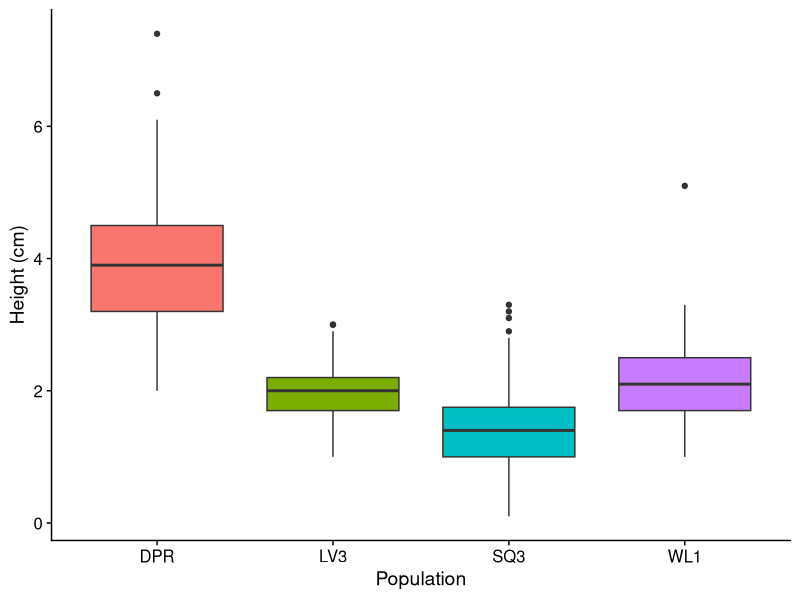
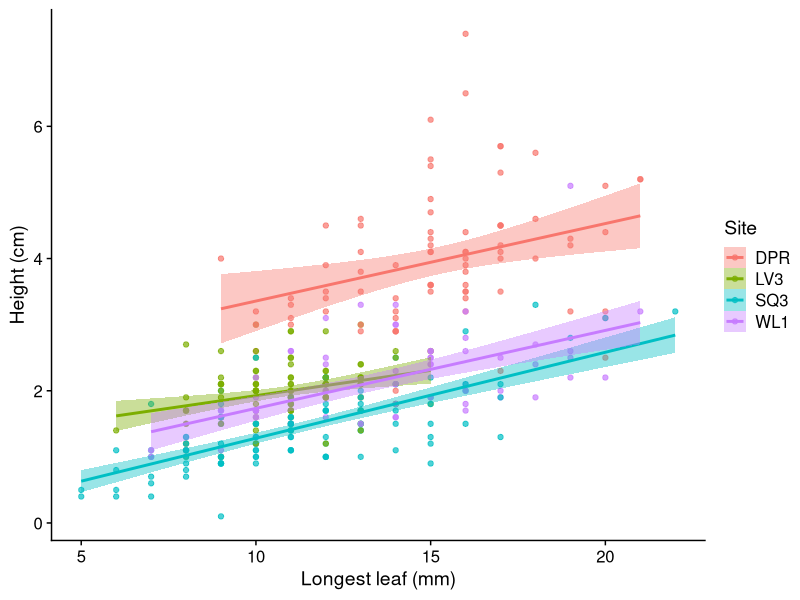
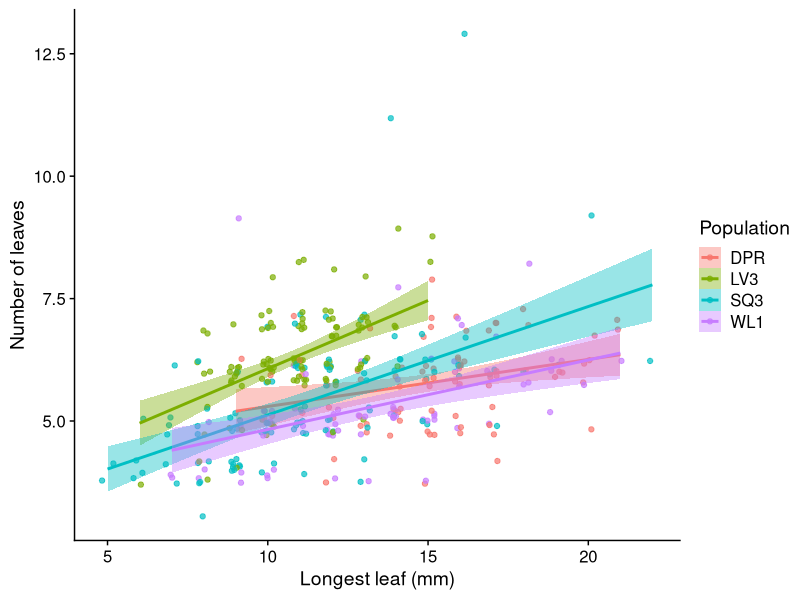
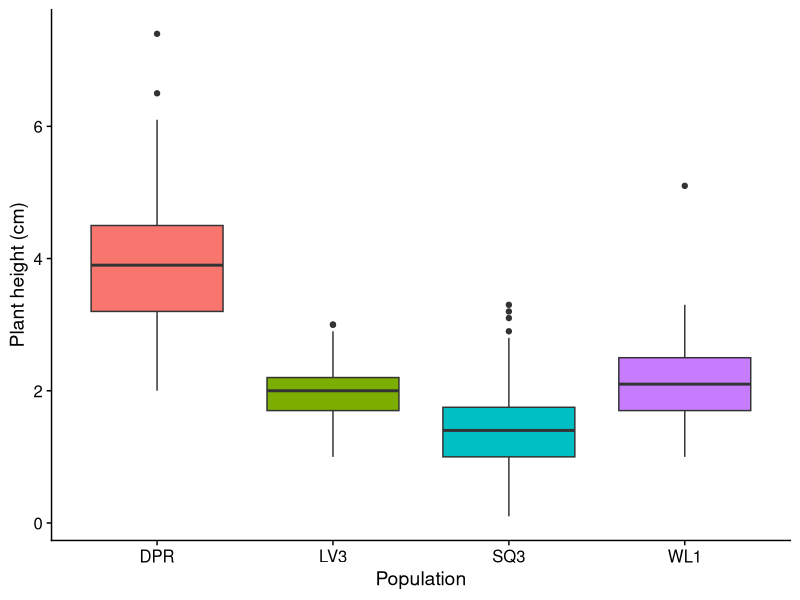
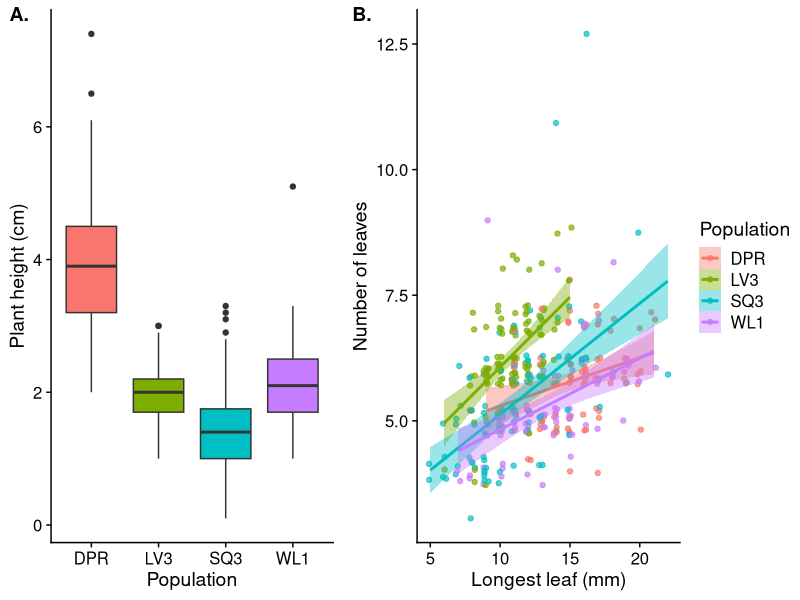
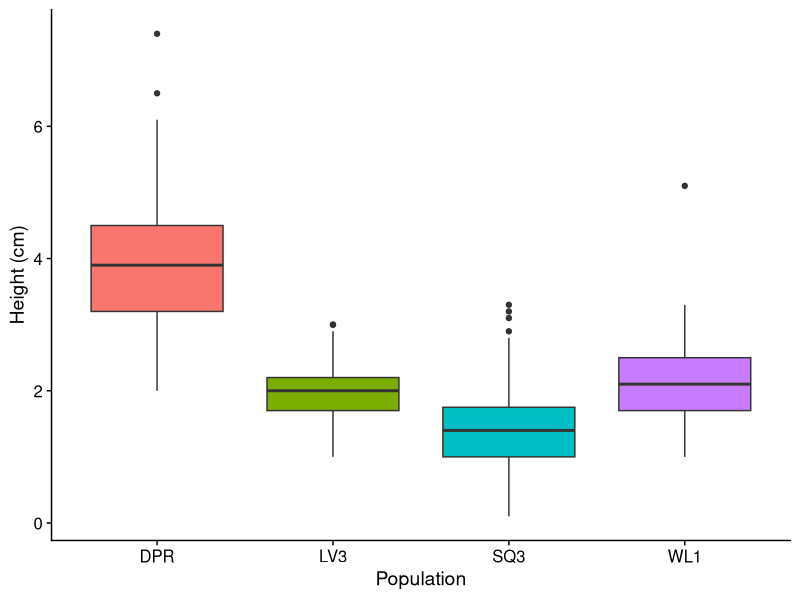
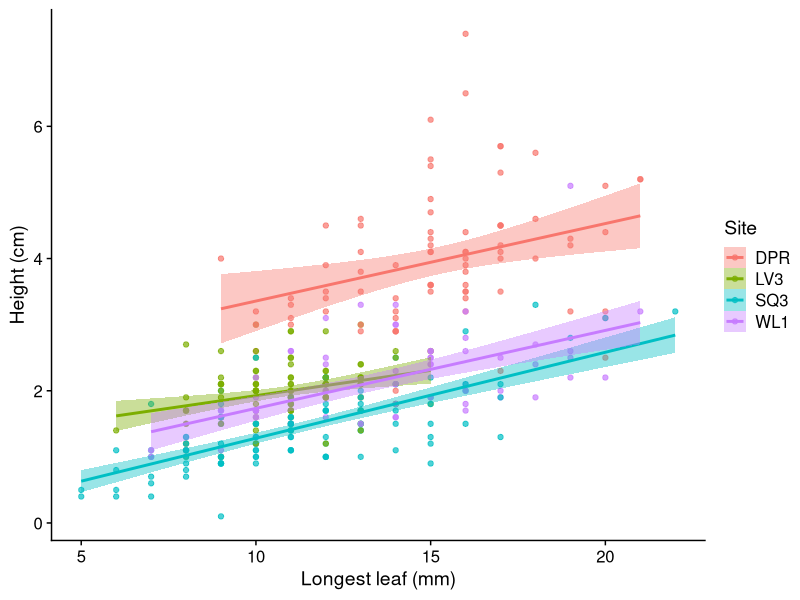
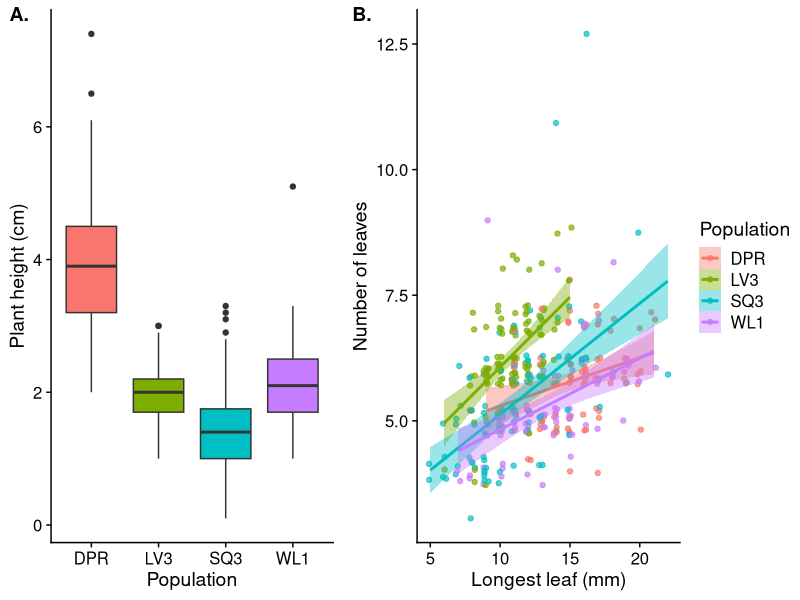

These charts were generated, in order, by the following R code:
# Saving your plots and tables
library(tidyverse)
library(cowplot)

theme_set(theme_cowplot())

d = read_csv("data/clean_vern.csv")

summary(d)
# I'll run some examples with the vernalization data 

# Saving dataframes ----

# How often you save dataframes is up to you, and will depend on the project. 
# I would generally save dataframes coming out of my data prep script. These might be the files I end up publishing with my paper. 
# If I need data in different formats for different analyses, there will be multiple dataframes out of that step. 
# In my opinion, it's good practice to consolidate the steps where you alter your data and save just a few master data frames, instead of, say, writing out new csvs each time you add variables or filter observations. 



# Saving plots ----
# (and making multipanel plots)

# When you're making plots, I really recommend writing the save step into your code. It saves you clicking and as you make edits to either your data or plot code it's easy to always create updated output. It also prevents having a pileup of old stuff by reusing the same file name each time.

# Make a plot of plant height by population:
ggplot(d) +
  geom_boxplot(aes(x = site, y = height_cm, fill = site)) +
  guides(fill = FALSE) +
  labs(x = "Population", y = "Height (cm)")
# I use the ggsave command, you can change the file output type, dimensions etc.
# It will either save the last plot made, or a plot object if you specify one (I'll show that below)
ggsave("plots/height_pop.pdf", height = 4, width = 4, dpi = 72)
# To get the dimensions right, I just try different values and look at the result until I like the ratio of the axes and the text is an appropriate size. 
# This usually results in a size that journals can work with, but if they're really picky, you can specify the size they want and adjust the text, point size, etc in the plot code.

# Make a  plot of plant height vs. length of longest leaf
ggplot(d, aes(x = longest_leaf_mm, y = height_cm, color = site, fill = site)) +
  geom_point(alpha = 0.7) +
  geom_smooth(method = "lm") +
  labs(x = "Longest leaf (mm)", y = "Height (cm)", color = "Site", fill = "Site")
# I use the ggsave command, you can change the file output type, dimensions etc.
# It will either save the last plot made, or a plot object if you specify one
ggsave("plots/height_leaf.pdf", height = 4, width = 4, dpi = 72)


# If you want to make a multipanel plot, save panels as objects
p1 = ggplot(d, aes(x = longest_leaf_mm, y = number_true_leaves, color = site, fill = site)) +
  # jitter a bit to show more points
  geom_jitter(alpha = 0.7, width = 0.2, height = 0.3) +
  geom_smooth(method = "lm") +
  labs(x = "Longest leaf (mm)", y = "Number of leaves", color = "Population", fill = "Population")
# To see a plot that you've put into an object, need to run object name
p1

p2 = ggplot(d, aes(x = site, y = height_cm, fill = site)) +
  # jitter a bit to show more points
  geom_boxplot() +
  guides(fill = FALSE) +
  labs(x = "Population", y = "Plant height (cm)", color = "Site")
p2

plot_grid(p2, p1, labels = c("A.", "B."), rel_widths = c(0.75, 1))
ggsave("plots/size_by_pop.pdf", height = 4, width = 9)

# cowplot has tons of handy functionality I won't describe here but I recommend checking it out


# Saving tables ----

# Running statistical tests and saving the output for tables can be really inefficient in R
# Once I've settled on an analysis, I'll write a bit of code to save the table automatically, so that it's easy to paste into a manuscript.

mod1 = lm(height_cm ~ longest_leaf_mm + site, data = d)
summary(mod1)

# to be finished

